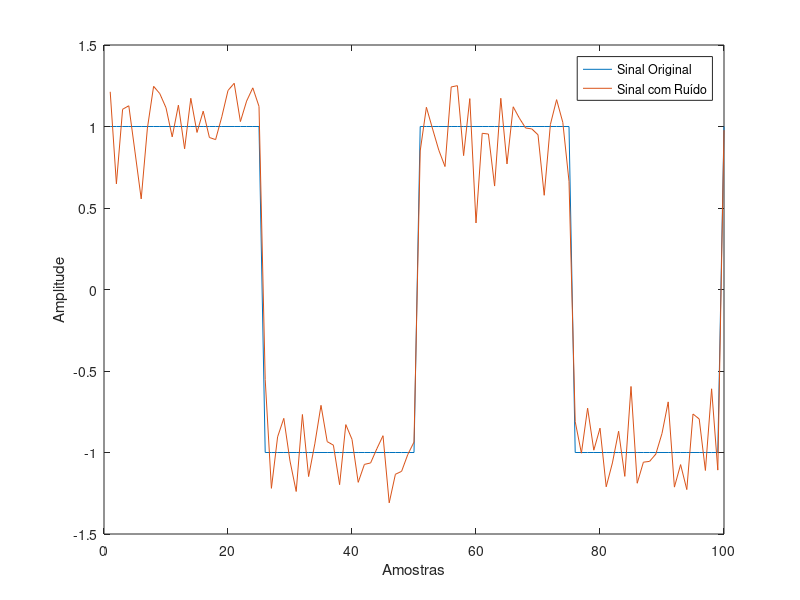

MATLAB code to generate this figure:
clc
clear
close all

t = linspace(0, 4*pi, 100);% Vetor de tempo de 0 a 4*pi com 100 pontos
sinal_quadrado = 2 * (mod(t, 2*pi) < pi) - 1;% Sinal de onda quadrada
ruido_gaussiano = 0.2 * randn(size(sinal_quadrado)); % Ruído gaussiano com média 0 e desvio padrão 0.2
sinal_Laplace_Ruido= sinal_quadrado + ruido_gaussiano; % Adicionando o ruído ao sinal
plot(sinal_quadrado);
hold on;
plot(sinal_Laplace_Ruido);
%title('Sinal de Laplace com Ruído Gaussiano');
xlabel('Amostras');
ylabel('Amplitude');
legend('Sinal Original', 'Sinal com Ruído');

save  laplaceRuido.mat sinal_Laplace_Ruido
